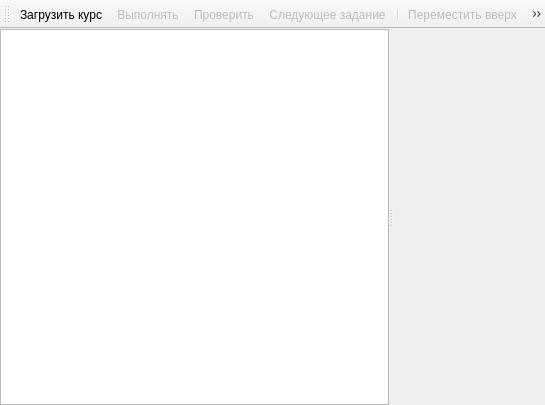
<?xml version="1.0" encoding="UTF-8"?>
<ui version="4.0">
 <class>MainWindowTask</class>
 <widget class="QMainWindow" name="MainWindowTask">
  <property name="geometry">
   <rect>
    <x>0</x>
    <y>0</y>
    <width>545</width>
    <height>405</height>
   </rect>
  </property>
  <property name="minimumSize">
   <size>
    <width>100</width>
    <height>100</height>
   </size>
  </property>
  <property name="windowTitle">
   <string>Практикум</string>
  </property>
  <widget class="QWidget" name="centralWidget">
   <layout class="QGridLayout" name="gridLayout_2">
    <property name="margin">
     <number>0</number>
    </property>
    <property name="spacing">
     <number>0</number>
    </property>
    <item row="0" column="0">
     <widget class="QSplitter" name="splitter">
      <property name="orientation">
       <enum>Qt::Horizontal</enum>
      </property>
      <widget class="QTreeView" name="treeView">
       <property name="minimumSize">
        <size>
         <width>50</width>
         <height>100</height>
        </size>
       </property>
       <property name="font">
        <font>
         <pointsize>10</pointsize>
         <kerning>false</kerning>
        </font>
       </property>
       <property name="horizontalScrollBarPolicy">
        <enum>Qt::ScrollBarAlwaysOff</enum>
       </property>
       <property name="showDropIndicator" stdset="0">
        <bool>false</bool>
       </property>
       <property name="iconSize">
        <size>
         <width>20</width>
         <height>20</height>
        </size>
       </property>
       <property name="indentation">
        <number>15</number>
       </property>
       <property name="uniformRowHeights">
        <bool>true</bool>
       </property>
       <property name="animated">
        <bool>true</bool>
       </property>
      </widget>
      <widget class="QWidget" name="webView" native="true"/>
     </widget>
    </item>
   </layout>
  </widget>
  <widget class="QToolBar" name="mainToolBar">
   <attribute name="toolBarArea">
    <enum>TopToolBarArea</enum>
   </attribute>
   <attribute name="toolBarBreak">
    <bool>false</bool>
   </attribute>
   <addaction name="loadCurs"/>
   <addaction name="do_task"/>
   <addaction name="checkTask"/>
   <addaction name="actionNext"/>
   <addaction name="separator"/>
   <addaction name="actionup"/>
   <addaction name="actionDown"/>
  </widget>
  <action name="loadCurs">
   <property name="text">
    <string>Загрузить курс</string>
   </property>
  </action>
  <action name="checkTask">
   <property name="enabled">
    <bool>false</bool>
   </property>
   <property name="text">
    <string>Проверить</string>
   </property>
  </action>
  <action name="action_3">
   <property name="enabled">
    <bool>false</bool>
   </property>
   <property name="text">
    <string>Сбросить</string>
   </property>
  </action>
  <action name="action_4">
   <property name="enabled">
    <bool>false</bool>
   </property>
   <property name="text">
    <string>Подсказка</string>
   </property>
  </action>
  <action name="actionClose">
   <property name="text">
    <string>Закрыть</string>
   </property>
  </action>
  <action name="do_task">
   <property name="enabled">
    <bool>false</bool>
   </property>
   <property name="text">
    <string>Выполнять</string>
   </property>
   <property name="visible">
    <bool>false</bool>
   </property>
  </action>
  <action name="actionSave">
   <property name="enabled">
    <bool>false</bool>
   </property>
   <property name="text">
    <string>Сохранить как...</string>
   </property>
  </action>
  <action name="actionReset">
   <property name="enabled">
    <bool>false</bool>
   </property>
   <property name="text">
    <string>Вернуться к исходной</string>
   </property>
  </action>
  <action name="actionTested">
   <property name="enabled">
    <bool>false</bool>
   </property>
   <property name="text">
    <string>Вернуться к проверенной</string>
   </property>
  </action>
  <action name="actionAdd">
   <property name="checkable">
    <bool>false</bool>
   </property>
   <property name="text">
    <string>Копировать</string>
   </property>
  </action>
  <action name="actionRemove">
   <property name="text">
    <string>Удалить </string>
   </property>
  </action>
  <action name="actionEdit">
   <property name="enabled">
    <bool>false</bool>
   </property>
   <property name="text">
    <string>Редактировать</string>
   </property>
  </action>
  <action name="addDeep">
   <property name="text">
    <string>Добавить вглубь</string>
   </property>
  </action>
  <action name="actionSaveK">
   <property name="text">
    <string>Сохранить</string>
   </property>
   <property name="visible">
    <bool>false</bool>
   </property>
  </action>
  <action name="actionSaveKas">
   <property name="text">
    <string>Сохранить как...</string>
   </property>
  </action>
  <action name="actionNewK">
   <property name="text">
    <string>Новый курс</string>
   </property>
  </action>
  <action name="actionup">
   <property name="enabled">
    <bool>false</bool>
   </property>
   <property name="icon">
    <iconset>
     <normaloff>:/arrow_up.svg</normaloff>
     <disabledoff>:/arrow_upDIS.svg</disabledoff>:/arrow_up.svg</iconset>
   </property>
   <property name="text">
    <string>Переместить вверх</string>
   </property>
  </action>
  <action name="actionDown">
   <property name="enabled">
    <bool>false</bool>
   </property>
   <property name="icon">
    <iconset>
     <normaloff>:/arrow_down.svg</normaloff>
     <disabledoff>:/arrow_downDIS.svg</disabledoff>:/arrow_down.svg</iconset>
   </property>
   <property name="text">
    <string>Переместить вниз</string>
   </property>
  </action>
  <action name="actionNext">
   <property name="enabled">
    <bool>false</bool>
   </property>
   <property name="text">
    <string>Следующее задание</string>
   </property>
  </action>
 </widget>
 <layoutdefault spacing="6" margin="11"/>
 <resources/>
 <connections/>
</ui>
